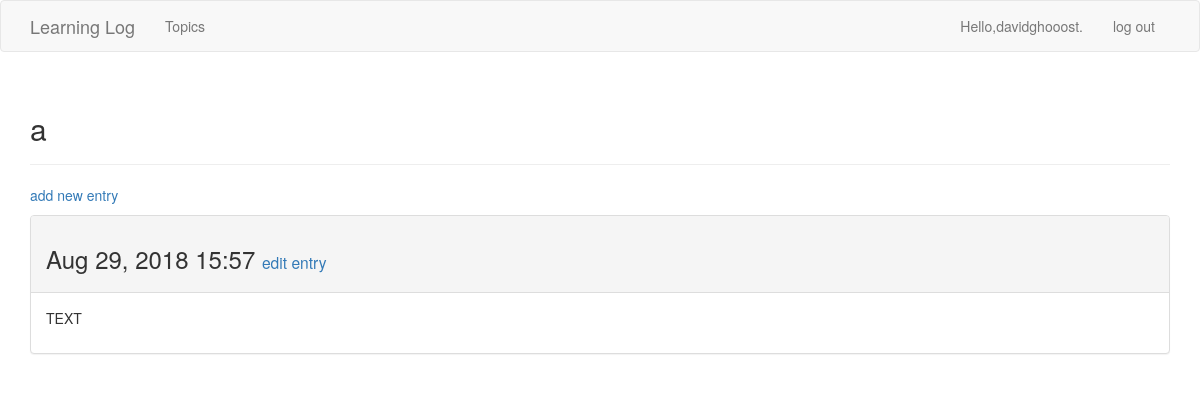
The app's page /topics/3/ (signed in), older data.
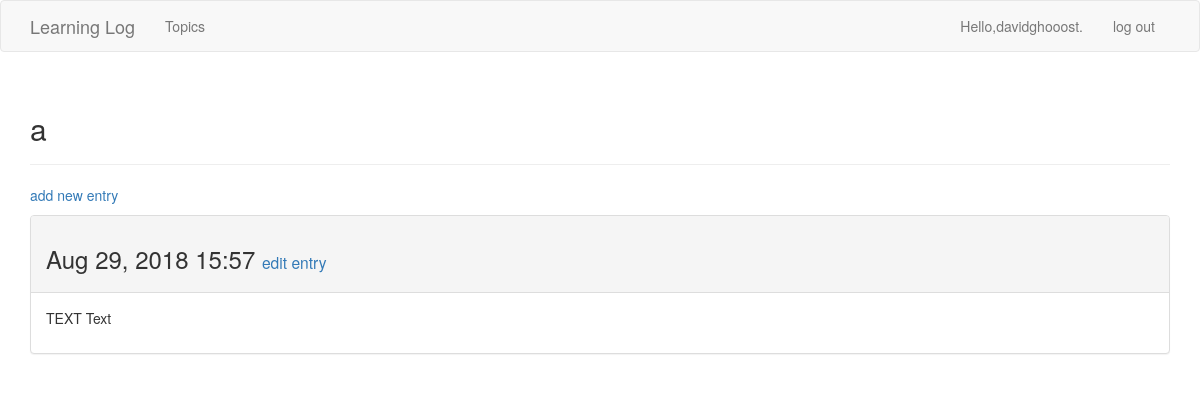
The same page, newer data.
### learning_logs/models.py (models this page shows, shortened)
class Topic(models.Model):
    text = models.CharField(max_length=200)
    date_added = models.DateTimeField(auto_now_add=True)
    owner = models.ForeignKey(User, on_delete=models.CASCADE)
    def __str__(self):
        return self.text

class Entry(models.Model):
    topic = models.ForeignKey(Topic, on_delete=models.CASCADE)
    text = models.TextField()
    date_added = models.DateTimeField(auto_now_add=True)
    class Meta:
        verbose_name_plural = 'entries'

### learning_logs/views.py (the view)
# urls.py: path(r'topics/<topic_id>/', views.topic, name='topic'),
@login_required
def topic(request, topic_id):
    topic = Topic.objects.get(id=topic_id)
    if topic.owner != request.user:
        raise Http404
    entries = topic.entry_set.order_by('-date_added')
    context = {'topic': topic, 'entries': entries}
    return render(request, 'learning_logs/topic.html', context)

### learning_logs/templates/learning_logs/topic.html
{% extends 'learning_logs/base.html' %}
{% block header %}
    <h2>{{ topic }}</h2>
{% endblock header %}
{% block content %}
    <p>
        <a href="{% url 'learning_logs:new_entry' topic.id %}">add new entry</a>
    </p>
    {% for entry in entries %}
        <div class="panel panel-default">
            <div class="panel-heading">
                <h3>
                    {{ entry.date_added|date:'M d, Y H:i' }}
                    <small>
                        <a href="{% url 'learning_logs:edit_entry' entry.id %}">edit entry</a>
                    </small>
                </h3>
            </div>
            <div class="panel-body">
                {{ entry.text|linebreaks }}
            </div>
        </div>
    {% empty %}
        There are no entries for this topic yet.
    {% endfor %}
{% endblock content %}

### learning_logs/templates/learning_logs/base.html (shortened to what this page needs)
{% load bootstrap3 %}
<!DOCTYPE html>
<html lang="en">
<head>
    {% bootstrap_css %}
</head>
<body>
    <nav class="navbar navbar-default navbat-static-top">
        <div class="container">
            <div class="navbar-header">
                <a class="navbar-brand" href="{% url 'learning_logs:index' %}">Learning Log</a>
            </div>
            <div id="navbar" class="navbar-collapse collapse">
                <ul class="nav navbar-nav">
                    <li><a href="{% url 'learning_logs:topics' %}">Topics</a> </li>
                </ul>
                <ul class="nav navbar-nav navbar-right">
                    {% if user.is_authenticated %}
                        <li><a>Hello,{{ user.username }}.</a></li>
                        <li><a href="{% url 'users:logout' %}">log out</a> </li>
                    {% else %}
                        <li><a href="{% url 'users:register' %}">register</a> </li>
                        <li><a href="{% url 'users:login' %}">log in</a> </li>
                    {% endif %}
                </ul>
            </div>
        </div>
    </nav>
    <div class="container">
        <div class="page-header">
            {% block header %}{% endblock header %}
        </div>
        <div>
            {% block content %}{% endblock content %}
        </div>
    </div>
</body>
</html>

Row changes from the older to the newer data that the page shows:
changed Entry: text "TEXT" → "TEXT Text"
